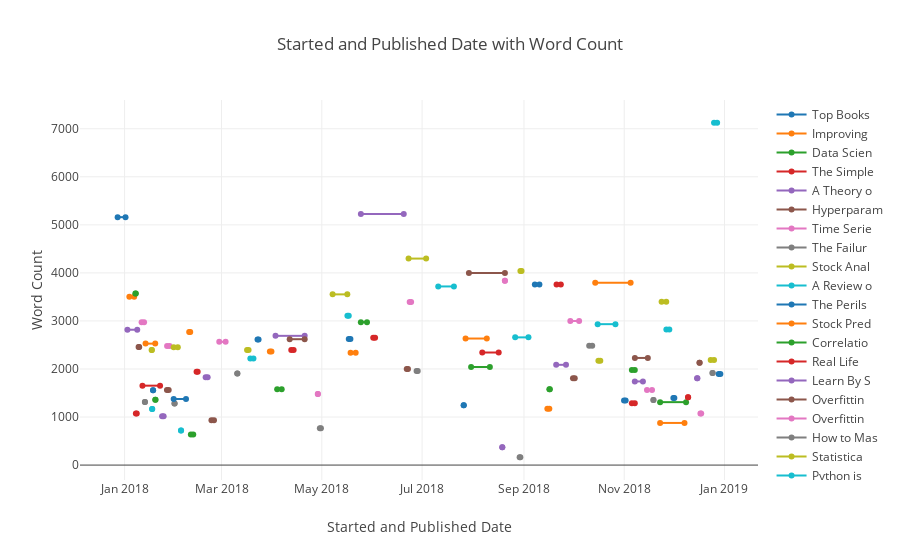

Notebook cell for this chart:
### Code cell
figure = go.Figure(data=data, layout=go.Layout(title='Started and Published Date with Word Count', 
                                               yaxis=dict(title='Word Count'),
                                               xaxis=dict(title='Started and Published Date')))
iplot(figure)

### Figure 1 — Plotly figure (JSON) as saved in the notebook; plotly's stock layout.template omitted (floating-point values rounded to 4 significant figures)
{"data": [{"mode": "markers+lines", "name": "Top Books ", "text": "Top Books :4", "type": "scatter", "uid": "158f9d93-a825-4bc2-a425-0739dfd1ac57", "x": ["2017-12-27 18:48:00", "2018-01-01 13:45:00"], "y": [5160, 5160]}, {"mode": "markers+lines", "name": "Improving ", "text": "Improving :2", "type": "scatter", "uid": "0c755b18-191a-4ab1-9e7f-76b74384a307", "x": ["2018-01-03 21:38:00", "2018-01-06 20:15:00"], "y": [3504, 3504]}, {"mode": "markers+lines", "name": "Data Scien", "text": "Data Scien:0", "type": "scatter", "uid": "98e315dd-022c-436c-bbf2-794d71c94ebb", "x": ["2018-01-07 13:18:00", "2018-01-07 20:37:00"], "y": [3569, 3569]}, {"mode": "markers+lines", "name": "The Simple", "text": "The Simple:0", "type": "scatter", "uid": "b0b2a27b-6f3a-46ec-86ab-0a99c23fc6f9", "x": ["2018-01-07 20:44:00", "2018-01-08 09:45:00"], "y": [1073, 1073]}, {"mode": "markers+lines", "name": "A Theory o", "text": "A Theory o:5", "type": "scatter", "uid": "cc380a30-0f6e-4908-ac9e-109526c470a4", "x": ["2018-01-02 17:23:00", "2018-01-08 16:58:00"], "y": [2817, 2817]}, {"mode": "markers+lines", "name": "Hyperparam", "text": "Hyperparam:0", "type": "scatter", "uid": "c3a3552c-ab96-4183-a2e8-82b5a6358622", "x": ["2018-01-09 12:26:00", "2018-01-09 21:49:00"], "y": [2456, 2456]}, {"mode": "markers+lines", "name": "Time Serie", "text": "Time Serie:1", "type": "scatter", "uid": "1778dd51-1db9-4940-912e-a0c74b4f4d66", "x": ["2018-01-11 08:45:00", "2018-01-12 20:48:00"], "y": [2974, 2974]}, {"mode": "markers+lines", "name": "The Failur", "text": "The Failur:0", "type": "scatter", "uid": "9af2e9a7-d8ce-4df8-bb05-168d416c8aed", "x": ["2018-01-13 08:04:00", "2018-01-13 09:51:00"], "y": [1314, 1314]}, {"mode": "markers+lines", "name": "Stock Anal", "text": "Stock Anal:0", "type": "scatter", "uid": "71131972-3246-4c72-996f-53a69691bab4", "x": ["2018-01-17 10:42:00", "2018-01-17 15:24:00"], "y": [2395, 2395]}, {"mode": "markers+lines", "name": "A Review o", "text": "A Review o:0", "type": "scatter", "uid": "4b98a0c5-b67b-41c0-9359-cdb09b188ad6", "x": ["2018-01-17 18:16:00", "2018-01-17 19:42:00"], "y": [1169, 1169]}, {"mode": "markers+lines", "name": "The Perils", "text": "The Perils:0", "type": "scatter", "uid": "c7dd9ae1-e320-418e-b9cf-5d33c102ab62", "x": ["2018-01-18 07:16:00", "2018-01-18 08:55:00"], "y": [1557, 1557]}, {"mode": "markers+lines", "name": "Stock Pred", "text": "Stock Pred:5", "type": "scatter", "uid": "bfe21f1d-e781-4ff2-8889-fa01d5eccb5b", "x": ["2018-01-13 18:27:00", "2018-01-19 15:30:00"], "y": [2528, 2528]}, {"mode": "markers+lines", "name": "Correlatio", "text": "Correlatio:0", "type": "scatter", "uid": "9a1d69a8-8e43-482c-a2b3-72b0792bb6f9", "x": ["2018-01-19 15:47:00", "2018-01-19 20:16:00"], "y": [1361, 1361]}, {"mode": "markers+lines", "name": "Real Life ", "text": "Real Life :10", "type": "scatter", "uid": "d5bb1b4c-79be-4156-a457-f828584c86bb", "x": ["2018-01-11 21:05:00", "2018-01-22 14:22:00"], "y": [1653, 1653]}, {"mode": "markers+lines", "name": "Learn By S", "text": "Learn By S:0", "type": "scatter", "uid": "1146b31b-b582-4e3f-902a-b6478b39a3ce", "x": ["2018-01-23 19:48:00", "2018-01-24 18:27:00"], "y": [1014, 1014]}, {"mode": "markers+lines", "name": "Overfittin", "text": "Overfittin:1", "type": "scatter", "uid": "a1943840-948e-4031-b96e-2e6d9c571d68", "x": ["2018-01-26 18:22:00", "2018-01-27 20:17:00"], "y": [1562, 1562]}, {"mode": "markers+lines", "name": "Overfittin", "text": "Overfittin:1", "type": "scatter", "uid": "66190a29-b394-4e16-b473-b2ea7514f01c", "x": ["2018-01-26 20:32:00", "2018-01-28 08:40:00"], "y": [2480, 2480]}, {"mode": "markers+lines", "name": "How to Mas", "text": "How to Mas:0", "type": "scatter", "uid": "272d786a-6b56-4c68-ae3b-58afb8146f29", "x": ["2018-01-31 07:36:00", "2018-01-31 11:41:00"], "y": [1281, 1281]}, {"mode": "markers+lines", "name": "Statistica", "text": "Statistica:2", "type": "scatter", "uid": "7ad86ffd-57e6-4e97-bf62-579324acb113", "x": ["2018-01-30 20:38:00", "2018-02-02 09:26:00"], "y": [2450, 2450]}, {"mode": "markers+lines", "name": "Python is ", "text": "Python is :0", "type": "scatter", "uid": "12502f6b-887f-45a8-ab9b-ee95c0698185", "x": ["2018-02-04 07:49:00", "2018-02-04 09:12:00"], "y": [721, 721]}, {"mode": "markers+lines", "name": "The Mislea", "text": "The Mislea:7", "type": "scatter", "uid": "bcb5f5c2-eb5b-4ac3-8e47-f28a93a4bf72", "x": ["2018-01-30 20:38:00", "2018-02-07 09:09:00"], "y": [1375, 1375]}, {"mode": "markers+lines", "name": "Markov Cha", "text": "Markov Cha:0", "type": "scatter", "uid": "8cce707d-cada-4a62-ad50-ca9fbf6e65cd", "x": ["2018-02-09 07:18:00", "2018-02-09 22:29:00"], "y": [2772, 2772]}, {"mode": "markers+lines", "name": "Slow Tech:", "text": "Slow Tech::1", "type": "scatter", "uid": "5bb88fbe-9bb1-469b-baf9-8530bfd24717", "x": ["2018-02-10 08:15:00", "2018-02-11 18:57:00"], "y": [634, 634]}, {"mode": "markers+lines", "name": "Bayes’ Rul", "text": "Bayes’ Rul:0", "type": "scatter", "uid": "4aa6bb6b-002f-4f79-bf43-c54a744a14ec", "x": ["2018-02-13 19:06:00", "2018-02-14 11:27:00"], "y": [1944, 1944]}, {"mode": "markers+lines", "name": "Data Visua", "text": "Data Visua:1", "type": "scatter", "uid": "0c198415-85d6-4de4-b98e-7b56832d60c5", "x": ["2018-02-19 07:47:00", "2018-02-20 12:49:00"], "y": [1827, 1827]}, {"mode": "markers+lines", "name": "Unintended", "text": "Unintended:1", "type": "scatter", "uid": "897a3d8e-f0f2-4dd9-8cc9-59c8fa345b5d", "x": ["2018-02-22 20:38:00", "2018-02-24 09:33:00"], "y": [933, 933]}, {"mode": "markers+lines", "name": "Beyond Acc", "text": "Beyond Acc:3", "type": "scatter", "uid": "cb91daf2-d4df-474c-acde-ddd29ce2a1ee", "x": ["2018-02-27 14:32:00", "2018-03-03 11:10:00"], "y": [2565, 2565]}, {"mode": "markers+lines", "name": "Controllin", "text": "Controllin:0", "type": "scatter", "uid": "e418582c-694a-40fc-b327-a4daea4457e3", "x": ["2018-03-10 12:22:00", "2018-03-10 16:16:00"], "y": [1906, 1906]}, {"mode": "markers+lines", "name": "Data Visua", "text": "Data Visua:0", "type": "scatter", "uid": "1056da5d-ce4e-413b-b09b-c519cff90931", "x": ["2018-03-16 12:40:00", "2018-03-17 10:29:00"], "y": [2394, 2394]}, {"mode": "markers+lines", "name": "Data Visua", "text": "Data Visua:1", "type": "scatter", "uid": "d4815d33-0a7b-4afa-92bc-2a38b29c4951", "x": ["2018-03-18 12:22:00", "2018-03-20 09:47:00"], "y": [2220, 2220]}, {"mode": "markers+lines", "name": "Histograms", "text": "Histograms:0", "type": "scatter", "uid": "5c223142-3e29-426b-a3f1-96e62e80868e", "x": ["2018-03-22 21:21:00", "2018-03-23 12:44:00"], "y": [2614, 2614]}, {"mode": "markers+lines", "name": "Data Visua", "text": "Data Visua:0", "type": "scatter", "uid": "d293632a-58f1-4def-a0c2-8f2fda3477c2", "x": ["2018-03-30 09:33:00", "2018-03-31 08:36:00"], "y": [2365, 2365]}, {"mode": "markers+lines", "name": "Visualizin", "text": "Visualizin:2", "type": "scatter", "uid": "744dc76d-9110-4624-b906-bfced451fb4f", "x": ["2018-04-03 20:06:00", "2018-04-06 14:12:00"], "y": [1577, 1577]}, {"mode": "markers+lines", "name": "Introducti", "text": "Introducti:1", "type": "scatter", "uid": "689e2f99-4fcd-426e-894f-046cc3aca5bc", "x": ["2018-04-12 09:58:00", "2018-04-13 20:38:00"], "y": [2394, 2394]}, {"mode": "markers+lines", "name": "Bayesian L", "text": "Bayesian L:17", "type": "scatter", "uid": "1de6ad4b-e465-43e8-ac18-88d0c4eaeb36", "x": ["2018-04-02 19:57:00", "2018-04-20 13:31:00"], "y": [2690, 2690]}, {"mode": "markers+lines", "name": "Bayesian L", "text": "Bayesian L:9", "type": "scatter", "uid": "76582dc2-8ff9-4a93-9ebc-35ce02315bf8", "x": ["2018-04-11 11:02:00", "2018-04-20 13:34:00"], "y": [2620, 2620]}, {"mode": "markers+lines", "name": "Web Scrapi", "text": "Web Scrapi:0", "type": "scatter", "uid": "f239678d-8265-46e6-b9c9-e30964ba274f", "x": ["2018-04-28 13:02:00", "2018-04-28 15:27:00"], "y": [1480, 1480]}, {"mode": "markers+lines", "name": "If your fi", "text": "If your fi:0", "type": "scatter", "uid": "1483d97c-4eac-412a-a8c2-bb332ced4b03", "x": ["2018-04-29 19:27:00", "2018-04-30 11:04:00"], "y": [765, 765]}, {"mode": "markers+lines", "name": "A Complete", "text": "A Complete:8", "type": "scatter", "uid": "ec45aea9-0c9b-48e8-8abf-94da3fc46696", "x": ["2018-05-07 13:38:00", "2018-05-16 12:33:00"], "y": [3553, 3553]}, {"mode": "markers+lines", "name": "A Complete", "text": "A Complete:0", "type": "scatter", "uid": "688a734a-6978-4d49-809e-16f764f794a4", "x": ["2018-05-16 13:59:00", "2018-05-17 09:34:00"], "y": [3106, 3106]}, {"mode": "markers+lines", "name": "A Complete", "text": "A Complete:1", "type": "scatter", "uid": "6149684a-bba7-42ef-9f6e-50cc3b16f1a5", "x": ["2018-05-17 09:36:00", "2018-05-18 09:48:00"], "y": [2622, 2622]}, {"mode": "markers+lines", "name": "Automated ", "text": "Automated :3", "type": "scatter", "uid": "39472d46-6514-408d-860a-41675224c793", "x": ["2018-05-18 12:08:00", "2018-05-21 14:16:00"], "y": [2338, 2338]}, {"mode": "markers+lines", "name": "Machine Le", "text": "Machine Le:3", "type": "scatter", "uid": "6edb25fb-4ef9-44fd-bb32-7815dfda04f5", "x": ["2018-05-24 18:11:00", "2018-05-28 11:39:00"], "y": [2975, 2975]}, {"mode": "markers+lines", "name": "Automated ", "text": "Automated :1", "type": "scatter", "uid": "bbfbbe00-9e18-4646-b644-ddde15741746", "x": ["2018-06-01 06:51:00", "2018-06-02 10:01:00"], "y": [2648, 2648]}, {"mode": "markers+lines", "name": "Machine Le", "text": "Machine Le:26", "type": "scatter", "uid": "3570705a-2dea-487c-adb6-009f041883ab", "x": ["2018-05-24 18:12:00", "2018-06-19 20:35:00"], "y": [5228, 5228]}, {"mode": "markers+lines", "name": "A Feature ", "text": "A Feature :0", "type": "scatter", "uid": "11a4ce95-a3c8-4daa-838d-d66c3d24ae3f", "x": ["2018-06-21 16:17:00", "2018-06-22 10:12:00"], "y": [1998, 1998]}, {"mode": "markers+lines", "name": "A Conceptu", "text": "A Conceptu:0", "type": "scatter", "uid": "e77b9f2a-da93-4701-9288-baad5678ba82", "x": ["2018-06-23 10:55:00", "2018-06-24 08:26:00"], "y": [3393, 3393]}, {"mode": "markers+lines", "name": "An Introdu", "text": "An Introdu:0", "type": "scatter", "uid": "86443f7e-c395-42fd-a395-87a4395c1cf4", "x": ["2018-06-27 16:00:00", "2018-06-28 08:33:00"], "y": [1957, 1957]}, {"mode": "markers+lines", "name": "Automated ", "text": "Automated :10", "type": "scatter", "uid": "b58ce817-1516-49fd-944b-ea9837b3737a", "x": ["2018-06-22 19:07:00", "2018-07-03 11:04:00"], "y": [4298, 4298]}, {"mode": "markers+lines", "name": "Machine Le", "text": "Machine Le:9", "type": "scatter", "uid": "ec5f72d3-6374-479d-bcaa-766171f13ae4", "x": ["2018-07-10 19:56:00", "2018-07-20 08:57:00"], "y": [3718, 3718]}, {"mode": "markers+lines", "name": "How to get", "text": "How to get:0", "type": "scatter", "uid": "af625c05-621a-40a6-af0f-ed83ddefb884", "x": ["2018-07-26 07:02:00", "2018-07-26 09:35:00"], "y": [1247, 1247]}, {"mode": "markers+lines", "name": "Why Automa", "text": "Why Automa:12", "type": "scatter", "uid": "7b5554fe-a630-43ed-8504-1ad51c510122", "x": ["2018-07-27 11:11:00", "2018-08-09 09:04:00"], "y": [2634, 2634]}, {"mode": "markers+lines", "name": "The most i", "text": "The most i:11", "type": "scatter", "uid": "15d89a02-76d8-4722-80bc-ede9e5441aaa", "x": ["2018-07-30 20:28:00", "2018-08-11 05:53:00"], "y": [2041, 2041]}, {"mode": "markers+lines", "name": "Paralleliz", "text": "Paralleliz:9", "type": "scatter", "uid": "bcbc2e34-2b7c-47ae-812d-ab223010b067", "x": ["2018-08-06 15:18:00", "2018-08-16 14:43:00"], "y": [2343, 2343]}, {"mode": "markers+lines", "name": "How to Vis", "text": "How to Vis:0", "type": "scatter", "uid": "be6dc2e9-035e-4e3b-a33c-7668f61a6588", "x": ["2018-08-18 19:01:00", "2018-08-18 19:49:00"], "y": [373, 373]}, {"mode": "markers+lines", "name": "A “Data Sc", "text": "A “Data Sc:21", "type": "scatter", "uid": "86ef47ff-fd0d-41e9-bb2f-111eda32859e", "x": ["2018-07-29 12:01:00", "2018-08-20 09:48:00"], "y": [3996, 3996]}, {"mode": "markers+lines", "name": "A “Data Sc", "text": "A “Data Sc:0", "type": "scatter", "uid": "7df7df43-2bae-4ba2-9ebf-fba6828de137", "x": ["2018-08-20 09:13:00", "2018-08-20 09:51:00"], "y": [3834, 3834]}, {"mode": "markers+lines", "name": "How to Put", "text": "How to Put:0", "type": "scatter", "uid": "0b0dfc77-5bf7-4f8a-8b8e-ba24acadc0a2", "x": ["2018-08-29 08:40:00", "2018-08-29 19:08:00"], "y": [163, 163]}, {"mode": "markers+lines", "name": "An Impleme", "text": "An Impleme:0", "type": "scatter", "uid": "2dd3776e-3c59-4586-93ae-777e220497ed", "x": ["2018-08-29 20:01:00", "2018-08-30 12:44:00"], "y": [4042, 4042]}, {"mode": "markers+lines", "name": "Practical ", "text": "Practical :8", "type": "scatter", "uid": "d4f3150b-cde1-44ce-9aad-1c664a54f450", "x": ["2018-08-26 15:27:00", "2018-09-03 17:27:00"], "y": [2658, 2658]}, {"mode": "markers+lines", "name": "Another Ma", "text": "Another Ma:2", "type": "scatter", "uid": "80389389-a41a-4fed-ac46-8e90ecf58abf", "x": ["2018-09-07 14:54:00", "2018-09-10 09:26:00"], "y": [3756, 3756]}, {"mode": "markers+lines", "name": "Five Minut", "text": "Five Minut:1", "type": "scatter", "uid": "4f8e7147-6505-4a40-a249-6cb4308550b5", "x": ["2018-09-15 05:28:00", "2018-09-16 10:31:00"], "y": [1172, 1172]}, {"mode": "markers+lines", "name": "Converting", "text": "Converting:0", "type": "scatter", "uid": "03664e61-92fc-4513-bd4b-2c3bc321cbff", "x": ["2018-09-16 10:51:00", "2018-09-16 17:55:00"], "y": [1580, 1580]}, {"mode": "markers+lines", "name": "Wikipedia ", "text": "Wikipedia :2", "type": "scatter", "uid": "876d684b-0411-4826-bdb1-12b2a3927d3b", "x": ["2018-09-20 20:04:00", "2018-09-23 10:26:00"], "y": [3756, 3756]}, {"mode": "markers+lines", "name": "Featuretoo", "text": "Featuretoo:5", "type": "scatter", "uid": "ccbcaa26-22b2-4868-b53e-7a5777ffc4ba", "x": ["2018-09-20 14:21:00", "2018-09-26 13:41:00"], "y": [2087, 2087]}, {"mode": "markers+lines", "name": "Neural Net", "text": "Neural Net:1", "type": "scatter", "uid": "aabb8ef3-118b-403a-91d0-499372410f4b", "x": ["2018-09-30 19:52:00", "2018-10-01 21:04:00"], "y": [1809, 1809]}, {"mode": "markers+lines", "name": "Building a", "text": "Building a:5", "type": "scatter", "uid": "7f33db8c-a49a-403b-a280-57db09b2ff32", "x": ["2018-09-29 05:03:00", "2018-10-04 13:10:00"], "y": [2999, 2999]}, {"mode": "markers+lines", "name": "Simpson’s ", "text": "Simpson’s :1", "type": "scatter", "uid": "545db8db-b70b-49a2-b660-5d323513a2a9", "x": ["2018-10-10 16:21:00", "2018-10-12 12:31:00"], "y": [2483, 2483]}, {"mode": "markers+lines", "name": "The Power ", "text": "The Power :1", "type": "scatter", "uid": "742db05d-42de-45d6-a436-f82d1b04fcff", "x": ["2018-10-16 06:59:00", "2018-10-17 10:26:00"], "y": [2172, 2172]}, {"mode": "markers+lines", "name": "My Weaknes", "text": "My Weaknes:10", "type": "scatter", "uid": "b2c14a3c-1d15-401a-90b9-9ee1ea25a2be", "x": ["2018-10-15 20:13:00", "2018-10-26 15:32:00"], "y": [2933, 2933]}, {"mode": "markers+lines", "name": "Overcome Y", "text": "Overcome Y:0", "type": "scatter", "uid": "999addee-f4f9-4502-b0ab-1c0274ead937", "x": ["2018-10-31 21:09:00", "2018-11-01 20:44:00"], "y": [1346, 1346]}, {"mode": "markers+lines", "name": "Recurrent ", "text": "Recurrent :21", "type": "scatter", "uid": "06fdc4a5-b2c7-45c3-abe6-19d380fb4192", "x": ["2018-10-14 08:24:00", "2018-11-04 21:30:00"], "y": [3797, 3797]}, {"mode": "markers+lines", "name": "Prediction", "text": "Prediction:1", "type": "scatter", "uid": "493a0586-7c53-4206-92e7-b04a757beb3d", "x": ["2018-11-05 15:41:00", "2018-11-07 10:14:00"], "y": [1979, 1979]}, {"mode": "markers+lines", "name": "How to Cre", "text": "How to Cre:1", "type": "scatter", "uid": "a0b79cf7-2b19-4eaa-9e5f-7f22f2bca110", "x": ["2018-11-05 15:17:00", "2018-11-07 10:17:00"], "y": [1286, 1286]}, {"mode": "markers+lines", "name": "Feature En", "text": "Feature En:4", "type": "scatter", "uid": "6f83c09a-2534-473a-acf4-590e03bd9a5d", "x": ["2018-11-07 10:23:00", "2018-11-12 09:00:00"], "y": [1741, 1741]}, {"mode": "markers+lines", "name": "Modeling: ", "text": "Modeling: :7", "type": "scatter", "uid": "9725f961-4420-4c82-a88f-810ea4a5c253", "x": ["2018-11-07 11:18:00", "2018-11-15 08:35:00"], "y": [2230, 2230]}, {"mode": "markers+lines", "name": "Deploying ", "text": "Deploying :3", "type": "scatter", "uid": "33b0d6d1-b76a-4f0f-9cb3-6f60b1c7fccb", "x": ["2018-11-14 20:12:00", "2018-11-17 21:54:00"], "y": [1561, 1561]}, {"mode": "markers+lines", "name": "Deploying ", "text": "Deploying :0", "type": "scatter", "uid": "c8ed7093-d448-4656-afc4-6f113adcc44f", "x": ["2018-11-18 17:07:00", "2018-11-18 19:57:00"], "y": [1355, 1355]}, {"mode": "markers+lines", "name": "Transfer L", "text": "Transfer L:2", "type": "scatter", "uid": "4475a39f-7e82-4cd2-9390-b95736758ebd", "x": ["2018-11-23 17:47:00", "2018-11-26 13:25:00"], "y": [3398, 3398]}, {"mode": "markers+lines", "name": "Estimating", "text": "Estimating:1", "type": "scatter", "uid": "e13ea395-5c75-4965-923e-4a2e128bbc7a", "x": ["2018-11-26 15:43:00", "2018-11-28 10:23:00"], "y": [2824, 2824]}, {"mode": "markers+lines", "name": "Python and", "text": "Python and:0", "type": "scatter", "uid": "c44023f6-a564-4464-bc75-104d45dd9bac", "x": ["2018-11-30 21:17:00", "2018-12-01 11:50:00"], "y": [1397, 1397]}, {"mode": "markers+lines", "name": "Jupyter No", "text": "Jupyter No:14", "type": "scatter", "uid": "d20c33df-5d42-4da1-bc82-f7729ca9d08a", "x": ["2018-11-22 19:51:00", "2018-12-07 16:16:00"], "y": [877, 877]}, {"mode": "markers+lines", "name": "How to Wri", "text": "How to Wri:15", "type": "scatter", "uid": "57f9dcb2-cdd1-4d2a-a4e6-3175f2e57952", "x": ["2018-11-22 19:51:00", "2018-12-08 14:41:00"], "y": [1310, 1310]}, {"mode": "markers+lines", "name": "Please Ste", "text": "Please Ste:0", "type": "scatter", "uid": "0e1a8e85-0392-49d7-bb33-29b6cbc10306", "x": ["2018-12-09 19:10:00", "2018-12-09 21:16:00"], "y": [1410, 1410]}, {"mode": "markers+lines", "name": "Introducti", "text": "Introducti:0", "type": "scatter", "uid": "5edb397f-b916-44dc-b629-0b714e4c8f8c", "x": ["2018-12-15 07:52:00", "2018-12-15 12:39:00"], "y": [1806, 1806]}, {"mode": "markers+lines", "name": "Stop Regre", "text": "Stop Regre:0", "type": "scatter", "uid": "2ba1fc23-82f0-43df-8fa5-fa59945f1bbc", "x": ["2018-12-16 18:48:00", "2018-12-16 21:03:00"], "y": [2128, 2128]}, {"mode": "markers+lines", "name": "Docker for", "text": "Docker for:0", "type": "scatter", "uid": "d5c495e0-8c06-4f18-b626-c5d54bbd6796", "x": ["2018-12-17 08:43:00", "2018-12-17 20:04:00"], "y": [1075, 1075]}, {"mode": "markers+lines", "name": "On Blame", "text": "On Blame:0", "type": "scatter", "uid": "31b4a765-6db3-4458-bded-7d43b7627576", "x": ["2018-12-24 15:26:00", "2018-12-24 20:23:00"], "y": [1918, 1918]}, {"mode": "markers+lines", "name": "What I lea", "text": "What I lea:2", "type": "scatter", "uid": "d66b7e5e-c4d2-4052-afaf-7fbf88a5622f", "x": ["2018-12-23 14:45:00", "2018-12-25 15:28:00"], "y": [2185, 2185]}, {"mode": "markers+lines", "name": "Books of 2", "text": "Books of 2:1", "type": "scatter", "uid": "c179df80-de4d-4315-97c2-284c7905eae4", "x": ["2018-12-25 15:29:00", "2018-12-27 12:31:00"], "y": [7125, 7125]}, {"mode": "markers+lines", "name": "The Copern", "text": "The Copern:0", "type": "scatter", "uid": "60538278-9175-472e-80d0-74c0b72fb52f", "x": ["2018-12-28 11:41:00", "2018-12-29 11:36:00"], "y": [1898, 1898]}], "layout": {"title": {"text": "Started and Published Date with Word Count"}, "xaxis": {"title": {"text": "Started and Published Date"}}, "yaxis": {"title": {"text": "Word Count"}}}}
